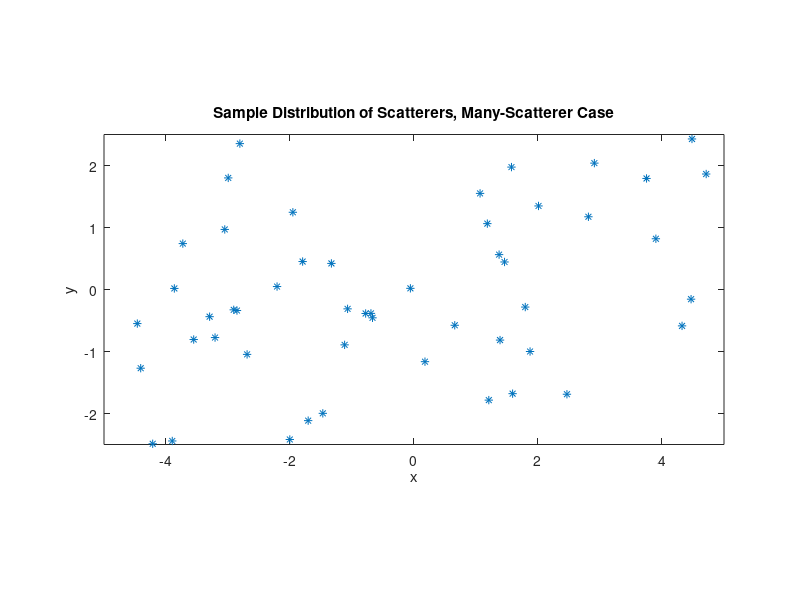
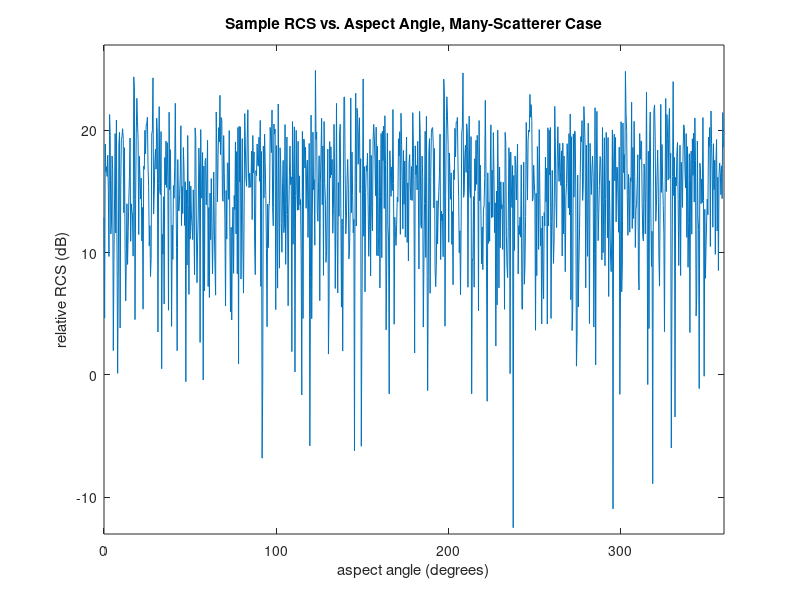
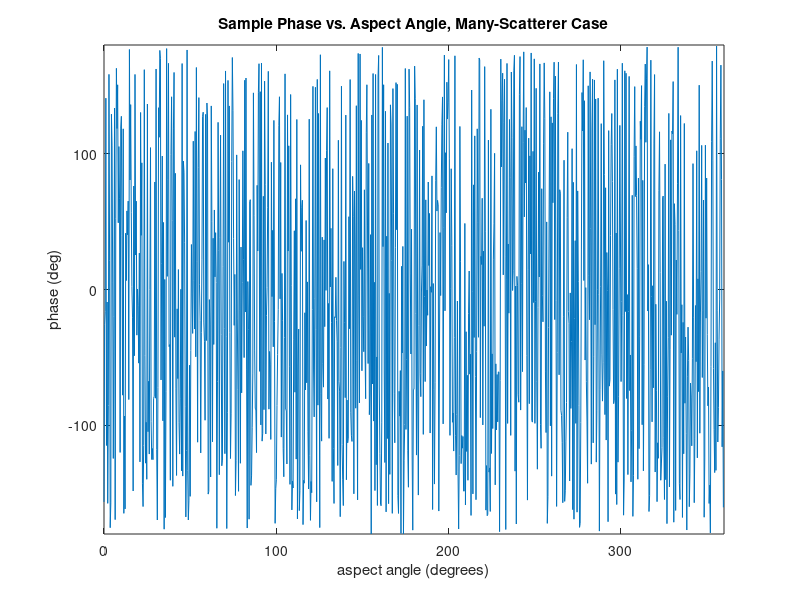
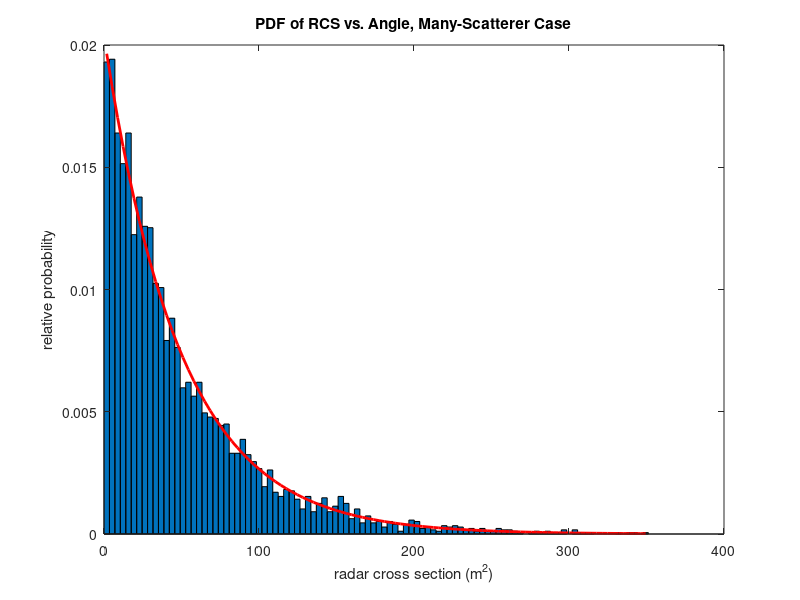

Write MATLAB code to recreate these figures, in order.
% RCS_project

% Sample solution to the RCS project for ECE6272
% This code only does the pdf portions of the project.  Pdfs are obtained
% by collecting data for each of some number (typically 10 or more for good
% results) of sample random targets, then using all the data for all the
% targets to determine the pdf.
%
% Mark Richards, April 2009

clear all
close all

%%%%%%%%%%%%%%%%%%%%%%%%%%%%%%
% User Input Section
%
% For variation with angle:
% Input number of angles and nominal range and frequency
% M=input('Enter # of angles: ');
% R=input('Enter nominal range (m): ');
% f=input('Enter frequency (Hz): ');
M=1000; R=10e3; f = 10e9;
Ntgt =input('Enter number of sample targets to average over: ');
N=50; % # of scatterers per target
%
% For variation with frequency:
% Input number of angles and nominal range and frequency
% Mf=input('Enter # of frequencies: ');
% f1=input('Enter start frequency (Hz): ');
Mf = 300;
f1 = 10e9;
df = 3e8/2/10;
% f2=input(['Enter freq step (Hz) (minimum=',num2str(df)/1e6,' MHz): ']);
f2 = 15e6;
fv = f1+(0:Mf-1)*f2;
%
%
% End User Input Section
%%%%%%%%%%%%%%%%%%%%%%%%%%%%%%%


disp(' '); disp('Many small scatterers case:')
x = zeros(N+1,Ntgt);
y = zeros(N+1,Ntgt);
echo=zeros(M,Ntgt);
RCS=zeros(M,Ntgt);
RCSdB=zeros(M,Ntgt);
phase=zeros(M,Ntgt);
count=zeros(1,Ntgt);
for n = 1:Ntgt
    % Set locations of scatterers.  They are uniformly
    % distributed within a box 5 m by 10 m centered at the origin.
    y(1:N,n)=5*rand(N,1)-2.5; x(1:N,n)=10*rand(N,1)-5;
    if (n==1)
        figure(1)
        plot(x(1:N,n),y(1:N,n),'*');
        xlabel('x'), ylabel('y')
        title('Sample Distribution of Scatterers, Many-Scatterer Case')
        axis('equal'); axis([-5,5,-2.5,2.5]);
    end
    % Amplitudes are fixed =1
    z=1;

    % Loop over aspect angle to do complex voltage estimates
    q=zeros(M,1);
    for k=1:M
        q(k)=(2*pi/M)*(k-1); % current aspect angle
        % Loop over individual point scatterers
        for p=1:N
            phasor=z*exp(j*4*pi*f*norm([x(p,n)-R*cos(q(k)),y(p,n)-R*sin(q(k))])/3e8);
            echo(k,n)=echo(k,n)+phasor;
        end
    end

    % The magnitude-squared of the total complex echo
    % is the RCS to within a constant
    RCS(:,n)=abs(echo(:,n)).^2;
    RCSdB(:,n)=10*log10(RCS(:,n));
    phase(:,n)=(180/pi)*angle(echo(:,n));
    if (n==1)
        figure(2)
        plot((180/pi)*q,RCSdB(:,n)); xlabel('aspect angle (degrees)');
        ylabel('relative RCS (dB)');
        title('Sample RCS vs. Aspect Angle, Many-Scatterer Case')
        axis([0,360,10*log10(N*z)-30,10*log10(N*z)+10]);

        figure(3)
        plot((180/pi)*q,phase(:,n));
        xlabel('aspect angle (degrees)'); ylabel('phase (deg)');
        title('Sample Phase vs. Aspect Angle, Many-Scatterer Case')
        axis([0,360,-180,180]);

        h=waitbar(0,'Fraction of targets completed ...');
    end
    waitbar(n/Ntgt,h);
end
close(h)

% Compute mean of angle RCS data from all trials, display on linear and dB scale
% Note that you do not average the dB data to get the average dB; average
% the linear data, then convert
RCS_avg = mean(RCS(:));
RCSdB_avg = 10*log10(RCS_avg);
disp(['RCS average over angle, many-scatterer-case, = ',num2str(RCS_avg)])
disp(['RCS average over angle in dB, many-scatterer-case, = ',num2str(RCSdB_avg)])

% Compute and plot histogram, overlay the theoretical exponential pdf
figure(4);
[count,centers]=hist(RCS(:),100);
bin_size = centers(2)-centers(1);
area = sum(count)*bin_size;
density = count/area;
bar(centers,density,1); shg
hold on

exp_pdf = exp(-centers/RCS_avg)/RCS_avg;  % theoretical pdf on same x-axis values
plot(centers,exp_pdf,'r','LineWidth',2)
xlabel('radar cross section (m^2)')
ylabel('relative probability')
title('PDF of RCS vs. Angle, Many-Scatterer Case')
hold off

pause

% Now do the variation with frequency
echof=zeros(Mf,Ntgt);
RCSf=zeros(Mf,Ntgt);
RCSfdB=zeros(Mf,Ntgt);
phasef=zeros(Mf,Ntgt);
countf=zeros(1,Ntgt);
densityf=zeros(100,Ntgt);
for n = 1:Ntgt

    % Use same scatterer distributions as before. Amplitudes are still
    % fixed = 1.
    z=1;

    % Loop over frequency to do complex voltage estimates
    for k=1:Mf
        % Loop over individual point scatterers
        for p=1:N
            phasor=z*exp(j*4*pi*fv(k)*norm([x(p,n)-R,y(p,n)])/3e8);
            echof(k,n)=echof(k,n)+phasor;
        end
    end

    RCSf(:,n)=abs(echof(:,n)).^2;
    RCSfdB(:,n)=10*log10(RCSf(:,n));
    phasef(:,n)=(180/pi)*angle(echof(:,n));
    if (n==1)
        figure(6)
        plot(fv/1e9,RCSfdB(:,n));
        xlabel('frequency (GHz)'); ylabel('relative RCS (dB)');
        title('Sample RCS vs. Frequency, Many-Scatterer Case')

        figure(7)
        plot(fv/1e9,phasef(:,n));
        xlabel('frequency (GHz)'); ylabel('phase (deg)');
        title('Sample Phase vs. Frequency, Many-Scatterer Case')
        axis([min(fv)/1e9,max(fv)/1e9,-180,180]);

        h=waitbar(0,'Fraction of targets completed ...');
    end
    waitbar(n/Ntgt,h);
end
close(h)

% Compute mean of frequency RCS data from all trials, display on linear and dB scale
% Note that you do not average the dB data to get the average dB; average
% the linear data, then convert
RCSf_avg = mean(RCSf(:));
RCSfdB_avg = 10*log10(RCSf_avg);
disp(['RCS average over frequency, many-scatterer-case, = ',num2str(RCSf_avg)])
disp(['RCS average over frequency in dB, many-scatterer-case, = ',num2str(RCSfdB_avg)])


figure(8);
[countf,centers]=hist(RCSf(:),100);
bin_size = centers(2)-centers(1);
area = sum(countf)*bin_size;
densityf = countf/area;
bar(centers,densityf,1); shg
hold on

exp_pdf = exp(-centers/RCSf_avg)/RCSf_avg;  % theoretical pdf on same x-axis values
plot(centers,exp_pdf,'r','LineWidth',2)
xlabel('radar cross section (m^2)')
ylabel('relative probability')
title('PDF of RCS vs. Frequency, Many-Scatterer Case')
hold off

pause

% Now repeat the whole exercise for the case of a
% dominant scatterer plus many small ones; and RCS
% of dominant = 10*(RCS of all the small ones together)

% Again I use the same sets of small scatterers and
% just add a different dominant scatterer to each set.  Also use same range,
% frequency, number of aspect angles.

disp(' '); disp('One dominant + many small scatterers cases:')

% We still have composite echo of the small scatterers
% as a function of aspect angle in the array 'echo';
% we just need to add the echo from the dominant.  However.
% I'll keep that in a separate array from the Rayleigh scatterers
% because I want to repeat this for a different dominant
% scatterer a little later

echo_dom = zeros(size(echo));
echof_dom = zeros(size(echof));

% Small scatterer amplitudes are fixed z = 1;
% big scatterer amplitude is therefore a2*N*z
% where a2 = ratio of big to sum of small
a2 = 10;
w = sqrt(a2*N*z);

% Loop over targets
for n = 1:Ntgt

    % Generate the position of the dominant scatterer
    y(N+1,n)=5*rand(1,1)-2.5; x(N+1,n)=10*rand(1,1)-5;
    if n==1
        figure(9)
        plot(x(1:N,n),y(1:N,n),'b*'); hold;
        plot(x(N+1,n),y(N+1,n),'ro'); hold off;
        xlabel('x'), ylabel('y')
        axis('equal'); axis([-5,5,-2.5,2.5]);
        title('Sample Distribution, One-Dominant + Many-Scatterer Case')
    end

    % Compute dominan's contributions over aspect angle
    for k=1:M
        % compute the dominant scatterer ontribution at each angle
        echo_dom(k,n)=w*exp(j*4*pi*f*norm([x(N+1,n)-R*cos(q(k)),y(N+1,n)-R*sin(q(k))])/3e8);
    end

    % Compute dominant's contributions over frequency
    for k=1:Mf
        echof_dom(k,n)=w*exp(j*4*pi*fv(k)*norm([x(N+1,n)-R,y(N+1,n)])/3e8);
    end

    % Compute RCS vs. angle and freq. with the dominant included
    RCS_dom(:,n)=abs(echo(:,n)+echo_dom(:,n)).^2;
    RCSdB_dom(:,n)=10*log10(RCS_dom(:,n));
    RCSf_dom(:,n)=abs(echof(:,n)+echof_dom(:,n)).^2;
    RCSfdB_dom(:,n)=10*log10(RCSf_dom(:,n));
    if (n==1)
        figure(10)
        plot((180/pi)*q,RCSdB_dom);
        xlabel('aspect angle (degrees)'); ylabel('relative RCS (dB)');
        title('RCS vs. Angle, Large Dominant+Many Case')
        axis([0,360,-10+20*log10(w),10+20*log10(w)]);

        figure(11)
        plot(fv/1e9,RCSfdB_dom);
        xlabel('frequency (GHz)'); ylabel('relative RCS (dB)');
        title('RCS vs. Frequency, Large Dominant+Many Case')
        axis([min(fv)/1e9,max(fv)/1e9,-10+20*log10(w),10+20*log10(w)]);
        
        h = waitbar(0,'Fraction of targets completed ...');
    end
    waitbar(n/Ntgt,h);
end
close(h)

% Compute a 100-bin histogram of the angle data;
% plot the theoretical chi-square distribution as well
figure(12);
[count,centers]=hist(RCS_dom(:),100);
bin_size = centers(2)-centers(1);
area = sum(count)*bin_size;
density = count/area;
bar(centers,density,1);
hold on

msig=mean(RCS_dom(:));  % compute mean of current linear-scale RCS data
rice_pdf = ((1+a2)/msig)*exp(-a2 - (1+a2)*centers/msig) ...
    .*besseli(0,2*sqrt(a2)*sqrt((1+a2)*(centers/msig)));  % theoretical pdf
plot(centers,rice_pdf,'r','LineWidth',2)
xlabel('radar cross section (m^2)')
ylabel('relative probability')
title('PDF of RCS vs. Aspect, Large Dominant+Many Case')
hold off

pause

% repeat for frequency data
figure(13);
[count,centers]=hist(RCSf_dom(:),100);
bin_size = centers(2)-centers(1);
area = sum(count)*bin_size;
density = count/area;
bar(centers,density,1);
hold on

msig=mean(RCSf_dom(:));  % compute mean of current linear-scale RCS data
rice_pdf = ((1+a2)/msig)*exp(-a2 - (1+a2)*centers/msig) ...
    .*besseli(0,2*sqrt(a2)*sqrt((1+a2)*(centers/msig)));  % theoretical pdf
plot(centers,rice_pdf,'r','LineWidth',2)
xlabel('radar cross section (m^2)')
ylabel('relative probability')
title('PDF of RCS vs. Frequency, Large Dominant+Many Case')
hold off

pause


% Once more, this time for the chi-square case Swerling uses
a2 = 1+sqrt(2);  % the difference is this particular value of 'a2'
w = sqrt(a2*N*z);

% Loop over targets
for n = 1:Ntgt

    % Generate the position of the dominant scatterer
    y(N+1,n)=5*rand(1,1)-2.5; x(N+1,n)=10*rand(1,1)-5;
    if n==1
        figure(14)
        plot(x(1:N,n),y(1:N,n),'b*'); hold;
        plot(x(N+1,n),y(N+1,n),'ro'); hold off;
        xlabel('x'), ylabel('y')
        axis('equal'); axis([-5,5,-2.5,2.5]);
        title('Sample Distribution, One-Dominant + Many-Scatterer Case')
    end

    % Compute dominan's contributions over aspect angle
    for k=1:M
        % compute the dominant scatterer ontribution at each angle
        echo_dom(k,n)=w*exp(j*4*pi*f*norm([x(N+1,n)-R*cos(q(k)),y(N+1,n)-R*sin(q(k))])/3e8);
    end

    % Compute dominant's contributions over frequency
    for k=1:Mf
        echof_dom(k,n)=w*exp(j*4*pi*fv(k)*norm([x(N+1,n)-R,y(N+1,n)])/3e8);
    end

    % Compute RCS vs. angle and freq. with the dominant included
    RCS_dom(:,n)=abs(echo(:,n)+echo_dom(:,n)).^2;
    RCSdB_dom(:,n)=10*log10(RCS_dom(:,n));
    RCSf_dom(:,n)=abs(echof(:,n)+echof_dom(:,n)).^2;
    RCSfdB_dom(:,n)=10*log10(RCSf_dom(:,n));
    if (n==1)
        figure(15)
        plot((180/pi)*q,RCSdB_dom(:,n));
        xlabel('aspect angle (degrees)'); ylabel('relative RCS (dB)');
        title('RCS vs. Angle, Large Dominant+Many Case')
        axis([0,360,-10+20*log10(w),10+20*log10(w)]);

        figure(16)
        plot(fv/1e9,RCSfdB_dom(:,n));
        xlabel('frequency (GHz)'); ylabel('relative RCS (dB)');
        title('RCS vs. Frequency, Large Dominant+Many Case')
        axis([min(fv)/1e9,max(fv)/1e9,-10+20*log10(w),10+20*log10(w)]);
        
        h = waitbar(0,'Fraction of targets completed ...');
    end
    waitbar(n/Ntgt,h);
end
close(h)

% Compute a 100-bin histogram of the angle data;
% plot the theoretical chi-square distribution as well
figure(17);
[count,centers]=hist(RCS_dom(:),100);
bin_size = centers(2)-centers(1);
area = sum(count)*bin_size;
density = count/area;
bar(centers,density,1);
hold on

msig=mean(RCS_dom(:));  % compute mean of current linear-scale RCS data
rice_pdf = ((1+a2)/msig)*exp(-a2 - (1+a2)*centers/msig) ...
    .*besseli(0,2*sqrt(a2)*sqrt((1+a2)*(centers/msig)));  % theoretical pdf
plot(centers,rice_pdf,'r','LineWidth',2)
xlabel('radar cross section (m^2)')
ylabel('relative probability')
title('PDF of RCS vs. Aspect, Swerling Small Dominant+Many Case')
hold off

pause

% repeat for frequency data
figure(18);
[count,centers]=hist(RCSf_dom(:),100);
bin_size = centers(2)-centers(1);
area = sum(count)*bin_size;
density = count/area;
bar(centers,density,1);
hold on

msig=mean(RCSf_dom(:));  % compute mean of current linear-scale RCS data
rice_pdf = ((1+a2)/msig)*exp(-a2 - (1+a2)*centers/msig) ...
    .*besseli(0,2*sqrt(a2)*sqrt((1+a2)*(centers/msig)));  % theoretical pdf
plot(centers,rice_pdf,'r','LineWidth',2)
xlabel('radar cross section (m^2)')
ylabel('relative probability')
title('PDF of RCS vs. Frequency, Swerling Small Dominant+Many Case')
hold off